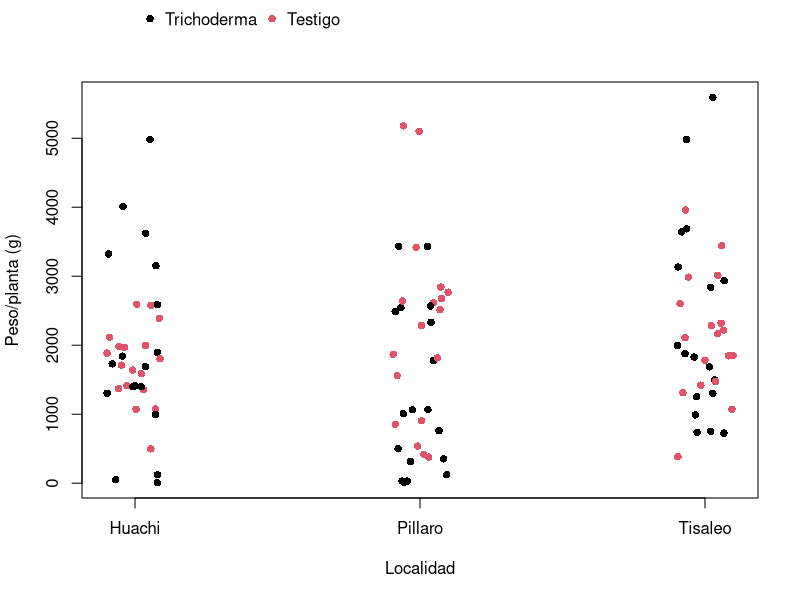
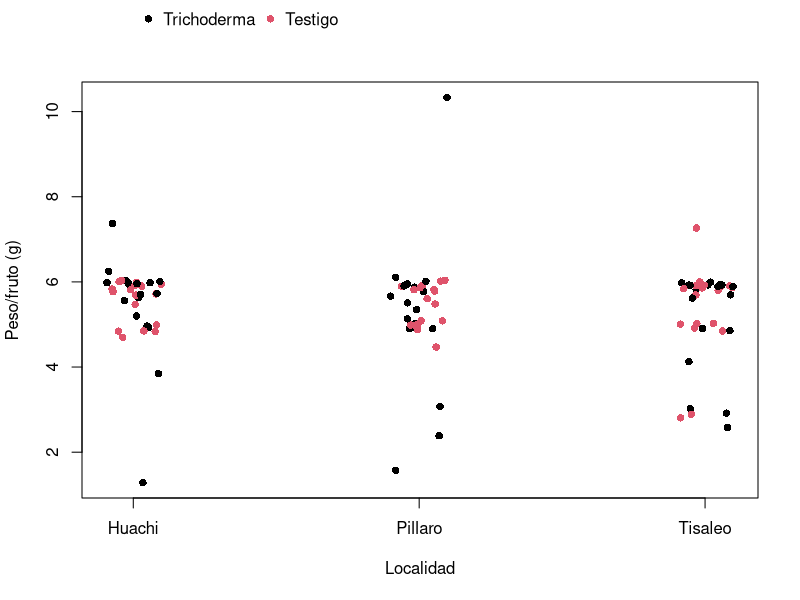
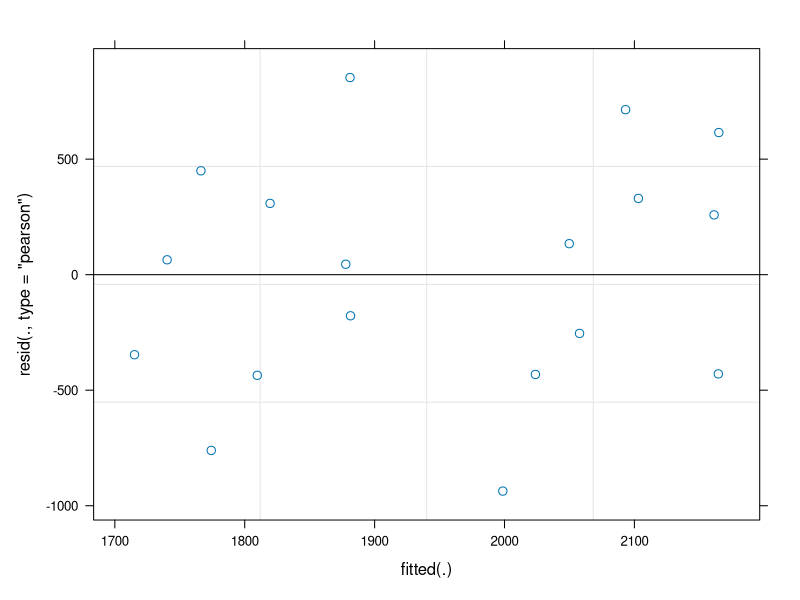
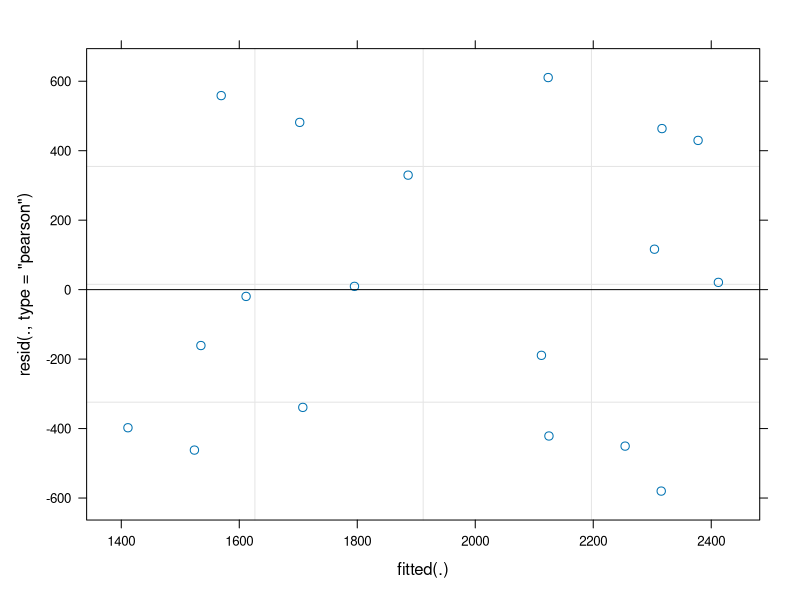

R code for these plots, in order:
## Analysis of Michelle's Trichoderma data

##@knitr getData
setwd('~/GitHub/Ecuador/ExptalData/Michelle')
library(readxl)
bbYld17 <- as.data.frame(read_excel("bbData2017.xlsx", sheet='Datos'))
# bbTrich <- as.data.frame(read_excel("TrichodermBlackberry.xlsx"))

# Convert character columns to factors
for (i in c('NumPlanta','Loc','Treat','Rep')) bbYld17[,i] <- factor(bbYld17[,i])
levels(bbYld17$Treat) <- c('Trichoderma','Testigo')
levels(bbYld17$Loc) <- c('Huachi','Pillaro','Tisaleo')

# for (i in names(bbTrich)[sapply(bbTrich, class)=='character']) bbTrich[,i] <- factor(bbTrich[,i])

## Artificially add another harvest which will be the same as the first but with a bit of noise
nR <- nrow(bbYld17)
bbYld17a <- bbYld17[rep(1:nR, 2),]
bbYld17a$Fecha <- rep(1:2, each=nR)
bbYld17a[-(1:nR),'NFrutos'] <- bbYld17a[-(1:nR),'NFrutos']+sample(1:20, nR, replace=TRUE)
bbYld17a[-(1:nR),'PesoPlanta'] <- bbYld17a[-(1:nR),'PesoPlanta']+sample(1:50, nR, replace=TRUE)
bbYld17a$PesoFrut <- bbYld17a$PesoPlanta/bbYld17a$NFrutos

## Get total harvest and average fruit weight
bbAgg17 <- aggregate(bbYld17a[,c("PesoPlanta","NFrutos")], bbYld17a[,c("Ind","Treat",'Loc','Rep',"NumPlanta")],
                     sum, na.rm=TRUE)
bbAgg17$PesoFrut <- bbAgg17$PesoPlanta/bbAgg17$NFrutos
bbMiss17 <- aggregate(bbYld17a[,c("PesoPlanta","NFrutos")], bbYld17a[,c("Ind","Treat",'Loc','Rep',"NumPlanta")],
                      function(x) length(x[!is.na(x)]))
apply(bbMiss17[,-1], 2, table) # Check to see if the were any missing values
# If there is missing data use loess() to interpolated [paalspach@gmail.com]

##@knitr plotData
plot(jitter(as.numeric(bbAgg17$Loc), 0.5), bbAgg17$PesoPlanta,
     col=bbAgg17$Treat, xlab='Localidad', ylab='Peso/planta (g)',
     xaxt='n', pch=16)
# Note: using jitter() adds some random noise and reduces overlap
axis(1, 1:3, levels(bbAgg17$Loc)) # customise x-axis
pc <- par()$usr # coordinates of the plot corners
legend(1, pc[4]+(pc[4]-pc[3])/5,
       levels(bbAgg17$Treat), pch=16, col=1:2, bty='n', ncol=2, xpd=TRUE)      

plot(jitter(as.numeric(bbAgg17$Loc), 0.5), bbAgg17$PesoFrut,
     col=bbAgg17$Treat, xlab='Localidad', ylab='Peso/fruto (g)',
     xaxt='n', pch=16)
axis(1, 1:3, levels(bbAgg17$Loc)) # customise x-axis
pc <- par()$usr # coordinates of the plot corners
legend(1, pc[4]+(pc[4]-pc[3])/5,
       levels(bbAgg17$Treat), pch=16, col=1:2, bty='n', ncol=2, xpd=TRUE)      

# Identify any suspect points for checking
# toChk <- identify(as.numeric(bbAgg17$Loc), bbAgg17$PesoFrut)

##@knitr fitMM
library(lme4)
# First aggregate the 6 plants
bbAgg17p <- aggregate(bbAgg17[,c("PesoPlanta","NFrutos","PesoFrut")], bbYld17[,c("Treat",'Loc','Rep')],
                      mean, na.rm=TRUE)

mm1 <- lmer(PesoPlanta~Treat+(1|Loc)+(1|Loc:Rep), data=bbAgg17p)
# mm1 <- lmer(Yield~poly(n, 2)+Treatment+(1|Localidad)+(1|Localidad:Replication),
#             data=bbTrich)
# mm1 <- lmer(Yield~Treatment+n+(1|Localidad)+(1|Localidad:Replication),
#             data=bbTrich)
plot(mm1)
summary(mm1)
anova(mm1)
confint(mm1, 'TreatTestigo')

mm2 <- lmer(PesoPlanta~Treat+Treat:Loc+(1|Loc)+(1|Loc:Rep), data=bbAgg17p)
plot(mm2)
summary(mm2)
anova(mm2)
confint(mm2, 'TreatTestigo') # location Huachi
confint(mm2, 'TreatTrichoderma:LocPillaro')
confint(mm2, 'TreatTrichoderma:LocTisaleo')

# See bbTrichMMAnalysis2016 for prediction method